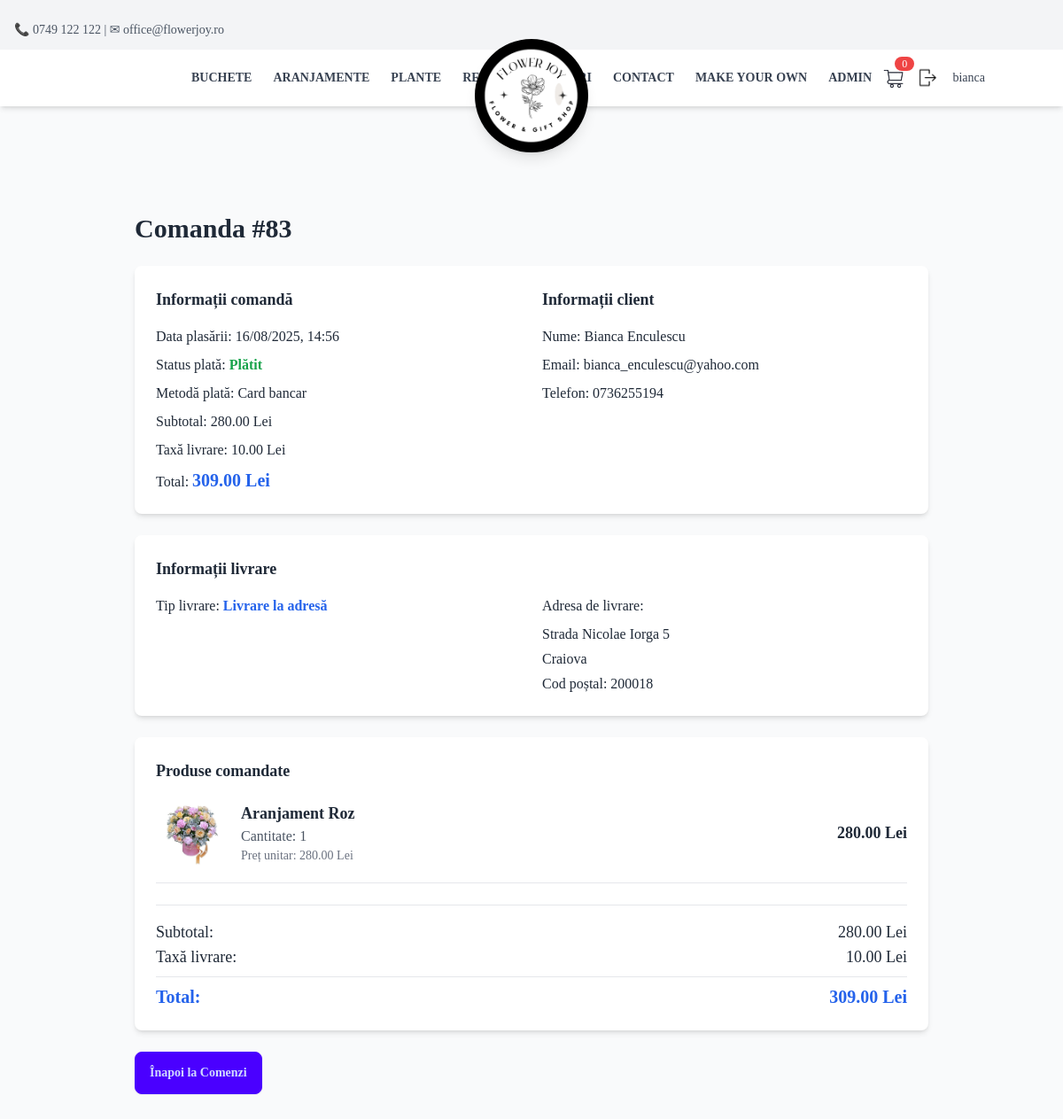
The app's page /order/83/ (signed in) with its own data.
### App/models.py (models this page shows, shortened)
class Order(models.Model):
    user = models.ForeignKey(User, on_delete=models.CASCADE, null=True, blank=True)
    session_id = models.CharField(max_length=255, null=True, blank=True)
    full_name = models.CharField(max_length=255)
    email = models.EmailField()
    address = models.TextField(blank=True, null=True)
    phone_number = models.CharField(max_length=15)
    city = models.CharField(max_length=100, blank=True, null=True)
    zip_code = models.CharField(max_length=10, blank=True, null=True)
    total_price = models.DecimalField(max_digits=10, decimal_places=2)
    payment_method = models.CharField(max_length=20, choices=[("card", "Card"), ("cash", "Cash on Delivery")], default="card")
    payment_status = models.BooleanField(default=False)
    created_at = models.DateTimeField(auto_now_add=True)
    delivery_fee = models.DecimalField(max_digits=10, decimal_places=2, default=29.00)
    delivery_type = models.CharField(max_length=20, choices=[("delivery", "Livrare la adresă"), ("pickup", "Ridicare personală")], default="delivery")
    desired_delivery_date = models.DateField(null=True, blank=True)
    delivery_time_slot = models.CharField(max_length=20, choices=[
        ("09:00-11:00", "09:00 - 11:00"),
        ("11:00-13:00", "11:00 - 13:00"),
        ("13:00-15:00", "13:00 - 15:00"),
        ("15:00-17:00", "15:00 - 17:00"),
        ("17:00-19:00", "17:00 - 19:00"),
        ("19:00-21:00", "19:00 - 21:00"),
    ], null=True, blank=True)
    delivery_notes = models.TextField(blank=True, null=True)
    def get_delivery_fee(self):
        from decimal import Decimal
        if self.delivery_type == "pickup":
            return Decimal('0.00')
        return Decimal('29.00')
    def final_total(self):
        return self.total_price + self.get_delivery_fee()

class OrderItem(models.Model):
    order = models.ForeignKey(Order, related_name='items',on_delete=models.CASCADE)
    product = models.ForeignKey(Product, on_delete=models.CASCADE)
    quantity = models.PositiveIntegerField()
    price = models.DecimalField(max_digits=10, decimal_places=2)

class Product(models.Model):
    name = models.CharField(max_length=100, null=False, blank=False)
    description = RichTextField()
    category = models.CharField(
        max_length=100,
        choices=[
            ("buchete", "buchete"),
            ("plante", "plante"),
            ("aranjamente", "aranjamente"),
            ("Accessories", "Accessories"),
            ("Gifts", "Gifts"),
            ("CustomBouquet", "CustomBouquet"),
        ],
        default="General"
    )
    price = models.DecimalField(max_digits=10, decimal_places=0, null=False, blank=False)
    image = models.ImageField(upload_to="Pictures/", null=False, blank=False)
    created_at = models.DateTimeField(auto_now_add=True, null=False, blank=False)
    stock = models.PositiveIntegerField(default=0)
    is_custom = models.BooleanField(default=False)
    in_store = models.BooleanField(default=False)
    auction_manual = models.BooleanField(default=False)
    auction_start_time = models.DateTimeField(null=True, blank=True)
    auction_floor_price = models.DecimalField(max_digits=10, decimal_places=2, default=10)
    auction_interval_minutes = models.PositiveIntegerField(default=60)
    auction_drop_amount = models.DecimalField(max_digits=6, decimal_places=2, default=5)
    before_auction_price = models.DecimalField(max_digits=10, decimal_places=2, null=False, blank=False, default=0.00)
    bid_submited = models.BooleanField(default=False)
    number_of_purcheses = models.PositiveIntegerField(default=0)

### App/views.py (the view)
# urls.py: path('order/<int:order_id>/', order_detail, name='order_detail'),
@login_required
def order_detail(request, order_id):
    order = get_object_or_404(Order, id=order_id, user=request.user)
    order_items = order.items.select_related('product')
    return render(request, 'order_detail.html', {
        'order': order,
        'order_items': order_items,
    })

### App/templates/partials/order_detail.html (shortened to what this page needs)
{% extends 'base.html' %}
{% block content %}
<div class="container mx-auto py-36 mt-24 min-h-screen">
    <div class="max-w-4xl mx-auto">
        <h2 class="text-3xl font-bold mb-6">Comanda #{{ order.id }}</h2>
        <div class="bg-white rounded-lg shadow-md p-6 mb-6">
            <div class="grid grid-cols-1 md:grid-cols-2 gap-6">
                <div>
                    <h3 class="text-lg font-semibold mb-4">Informații comandă</h3>
                    <div class="space-y-2">
                        <p><span class="font-medium">Data plasării:</span> {{ order.created_at|date:"d/m/Y, H:i" }}</p>
                        <p><span class="font-medium">Status plată:</span>
                            {% if order.payment_status %}
                                <span class="text-green-600 font-semibold">Plătit</span>
                            {% else %}
                                <span class="text-red-600 font-semibold">În așteptare</span>
                            {% endif %}
                        </p>
                        <p><span class="font-medium">Metodă plată:</span>
                            {% if order.payment_method == 'card' %}
                                Card bancar
                            {% else %}
                                Plata la livrare
                            {% endif %}
                        </p>
                        <p><span class="font-medium">Subtotal:</span> {{ order.total_price }} Lei</p>
                        <p><span class="font-medium">Taxă livrare:</span> {{ order.delivery_fee }} Lei</p>
                        <p><span class="font-medium">Total:</span> <span class="text-xl font-bold text-blue-600">{{ order.final_total }} Lei</span></p>
                    </div>
                </div>
                <div>
                    <h3 class="text-lg font-semibold mb-4">Informații client</h3>
                    <div class="space-y-2">
                        <p><span class="font-medium">Nume:</span> {{ order.full_name }}</p>
                        <p><span class="font-medium">Email:</span> {{ order.email }}</p>
                        <p><span class="font-medium">Telefon:</span> {{ order.phone_number }}</p>
                    </div>
                </div>
            </div>
        </div>
        <div class="bg-white rounded-lg shadow-md p-6 mb-6">
            <h3 class="text-lg font-semibold mb-4">Informații livrare</h3>
            <div class="grid grid-cols-1 md:grid-cols-2 gap-6">
                <div>
                    <p><span class="font-medium">Tip livrare:</span>
                        {% if order.delivery_type == 'delivery' %}
                            <span class="text-blue-600 font-semibold">Livrare la adresă</span>
                        {% else %}
                            <span class="text-green-600 font-semibold">Ridicare personală</span>
                        {% endif %}
                    </p>
                </div>
                {% if order.delivery_type == 'delivery' %}
                <div>
                    <h4 class="font-medium mb-2">Adresa de livrare:</h4>
                    <div class="space-y-1">
                        {% if order.address %}
                            <p>{{ order.address }}</p>
                        {% endif %}
                        {% if order.city %}
                            <p>{{ order.city }}</p>
                        {% endif %}
                        {% if order.zip_code %}
                            <p>Cod poștal: {{ order.zip_code }}</p>
                        {% endif %}
                    </div>
                </div>
                {% endif %}
            </div>
        </div>
        <div class="bg-white rounded-lg shadow-md p-6 mb-6">
            <h3 class="text-lg font-semibold mb-4">Produse comandate</h3>
            <div class="space-y-4">
        {% for item in order_items %}
                <div class="flex items-center justify-between border-b border-gray-200 pb-4">
            <div class="flex items-center gap-4">
                        <img src="{{ item.product.image.url }}" class="w-20 h-20 rounded-lg object-cover" alt="{{ item.product.name }}">
                <div>
                            <h4 class="font-semibold text-lg">{{ item.product.name }}</h4>
                            <p class="text-gray-600">Cantitate: {{ item.quantity }}</p>
                            <p class="text-sm text-gray-500">Preț unitar: {{ item.price }} Lei</p>
                </div>
            </div>
                    <div class="text-right">
                        <p class="font-semibold text-lg">{{ item.price|floatformat:2 }} Lei</p>
                    </div>
        </div>
        {% endfor %}
    </div>
            <div class="mt-6 pt-4 border-t border-gray-200">
                <div class="flex justify-between items-center text-lg">
                    <span class="font-medium">Subtotal:</span>
                    <span>{{ order.total_price }} Lei</span>
                </div>
                <div class="flex justify-between items-center text-lg">
                    <span class="font-medium">Taxă livrare:</span>
                    <span>{{ order.delivery_fee }} Lei</span>
                </div>
                <div class="flex justify-between items-center text-xl font-bold text-blue-600 mt-2 pt-2 border-t border-gray-200">
                    <span>Total:</span>
                    <span>{{ order.final_total }} Lei</span>
                </div>
            </div>
        </div>
        <div class="flex gap-4">
        <a href="{% url 'profile' %}" class="btn btn-primary">Înapoi la Comenzi</a>
        </div>
    </div>
</div>
{% endblock %}

### App/templates/partials/navbar.html (shortened to what this page needs)
<div id="top-bar" class="bg-gray-100 text-gray-600 text-sm py-6 px-4 flex justify-between items-center fixed top-0 left-0 w-full z-30 transition-all duration-300 ease-in-out">
    <div>📞 0749 122 122 | ✉ office@flowerjoy.ro</div>
</div>
 <nav id="main-navbar" class="bg-white shadow-md fixed top-0 left-0 w-full z-40 transition-all duration-300 ease-in-out mt-14">
    <div class="container mx-auto flex justify-between items-center py-4 px-32 pr-0">
        <div class="hidden md:flex gap-6 uppercase text-sm font-semibold text-gray-700">
            <a href="{% url 'products_by_category' category='buchete' %}" class="hover:text-gray-900">Buchete</a>
            <a href="{% url 'products_by_category' category='aranjamente' %}" class="hover:text-gray-900">Aranjamente</a>
            <a href="{% url 'products_by_category' category='plante' %}" class="hover:text-gray-900">Plante</a>
            <a href="/auction/" class="hover:text-gray-900">Reduceri</a>
        </div>
        <div id="logo" class="absolute left-1/2 transform -translate-x-1/2 top-4 z-50 transition-all duration-300 ease-in-out -translate-y-7">
            <a href="/" class=" w-32 h-32 bg-black rounded-full flex items-center justify-center shadow-lg">
                <img src="/static/Logo.png" alt="Flower Shop Logo" class="w-28 h-28 rounded-full object-cover transition-all duration-300 ease-in-out" id="logo-img">
            </a>
        </div>
        <div class="flex items-center">
            <div class="hidden md:flex gap-6 uppercase text-sm font-semibold text-gray-700">
                <a href="{% url 'products_by_category' category='Gifts' %}" class="hover:text-gray-900">Cadouri</a>
                <a href="{% url 'contact' %}" class="hover:text-gray-900">Contact</a>
                <a href="{% url 'custom_bouquet_builder' %}" class="hover:text-gray-900">Make your own</a>
                {% if user.is_authenticated and user.is_staff %}
                    <a href="{% url 'admin_dashboard' %}" class="hover:text-gray-900">Admin</a>
                {% endif %}
            </div>
            <div class="flex items-center space-x-4 ml-2">
                <a href="/cart/" id="cart-btn" class="relative">
                    <img src="/static/cartIcon1.png" class="w-8 h-8">
                    {% include "partials/cart_count.html" with cart_count=cart_items.count %}
                </a>
            </div>
            <div class="flex items-center space-x-4 ml-2">
                {% if user.is_authenticated %}
                    <button type="button" class="text-xl hover:text-gray-700" hx-get="{% url 'logout_confirm' %}" hx-target="#modal-root" hx-swap="innerHTML" aria-label="Logout">
                        <img src="/static/logout.png" class="h-7" alt="Logout">
                    </button>
                    <span class="text-gray-700 text-sm"> <a href="{% url 'profile' %}">{{ user.username }}</a></span>
                {% else %}
                    <a href="/login_page/" class="text-xl hover:text-gray-700"> 👤 </a>
                {% endif %}
            </div>
        </div>
    </div>
</nav>

### records on screen
Order: id "83", created_at "16/08/2025, 14:56", total_price "280.00", delivery_fee "10.00", final_total "309.00", full_name "Bianca Enculescu", email "bianca_enculescu@yahoo.com", phone_number "0736255194", address "Strada Nicolae Iorga 5", city "Craiova", zip_code "200018"
OrderItem: product.image (picture), product.name "Aranjament Roz", quantity "1", price "280.00"

### other values on screen
{{ user.username }} "bianca"
